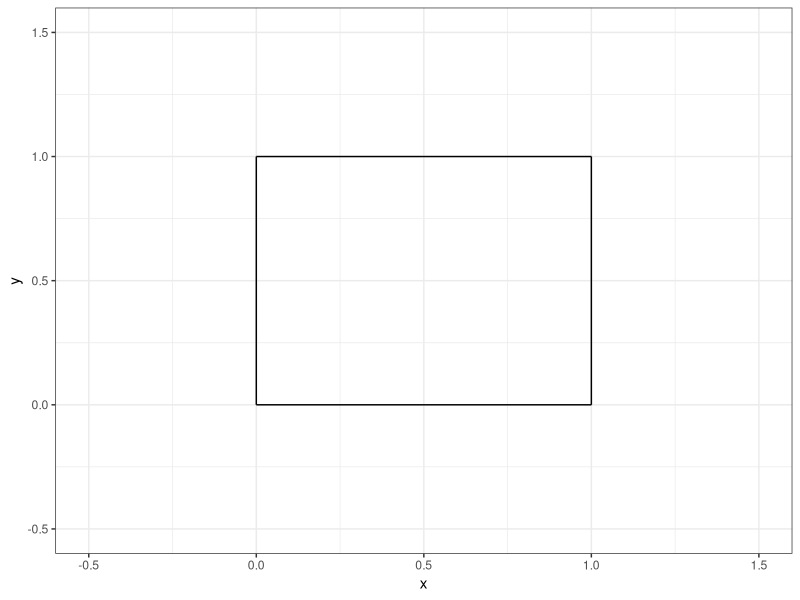
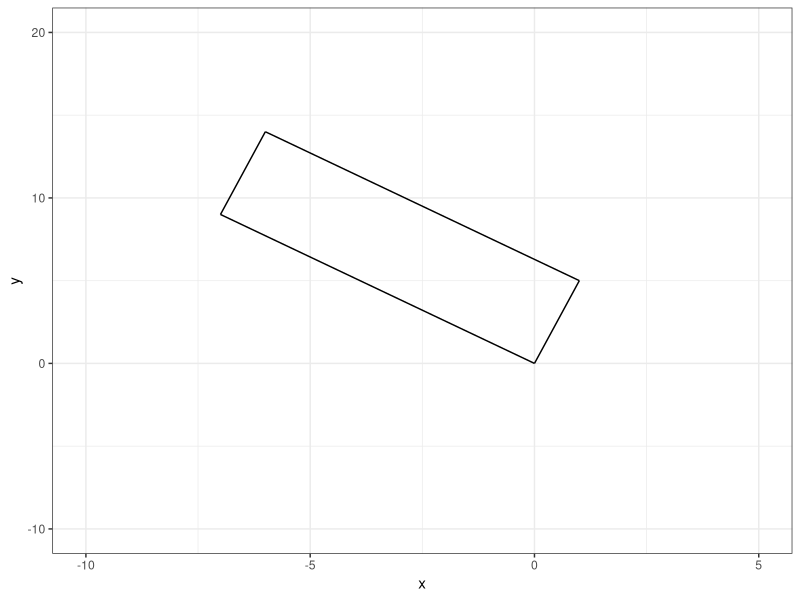
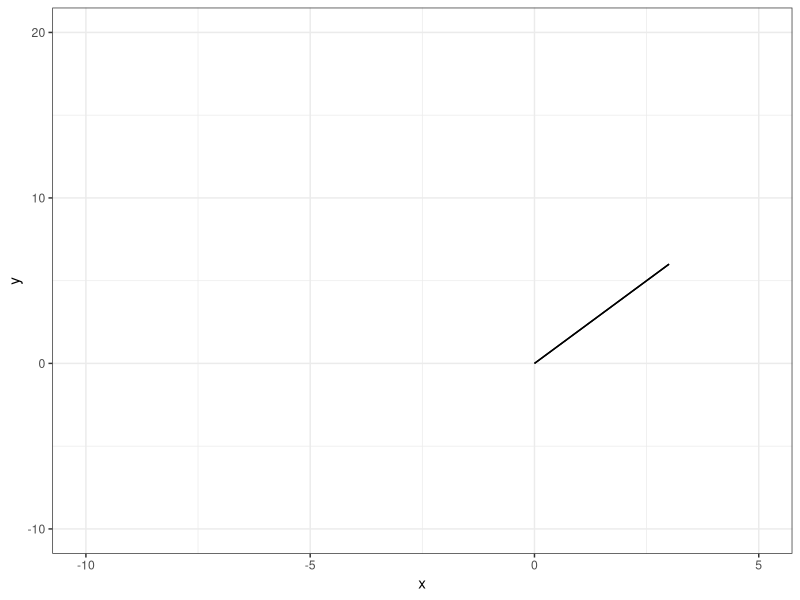
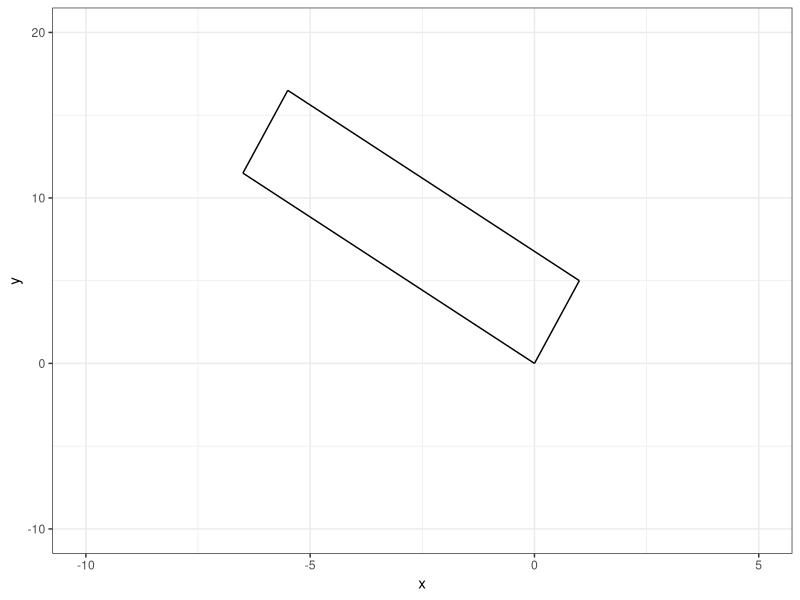
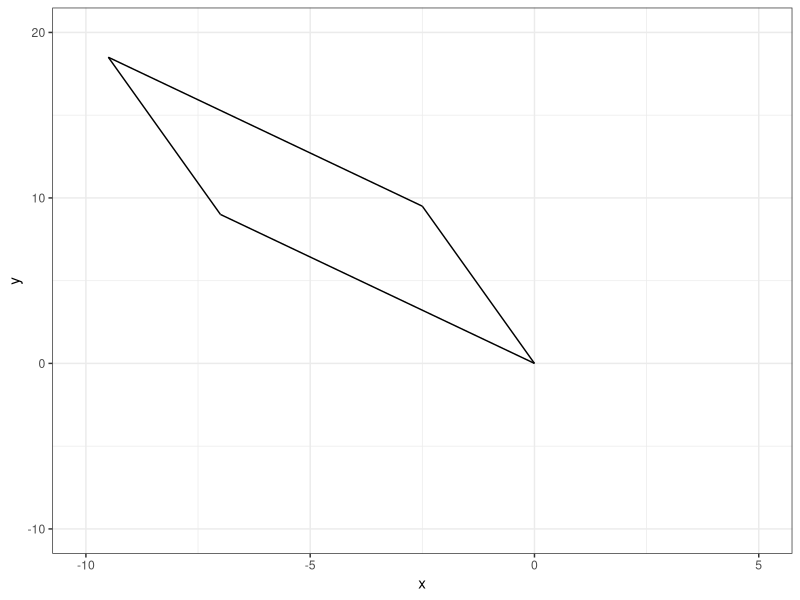
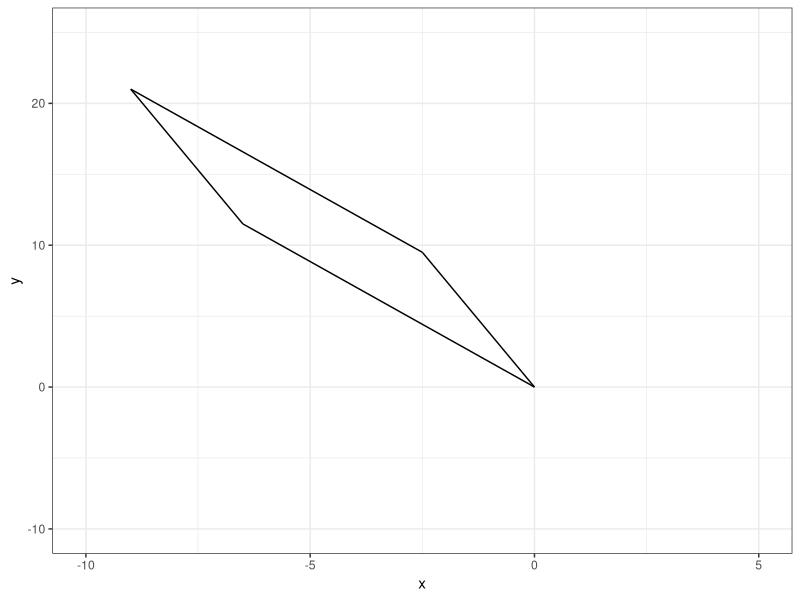

These figures' R source, in order:
## ---- chunk 1
#| echo: false

default_chunk_hook  <- knitr::knit_hooks$get("chunk")

latex_font_size <- c("Huge", "huge", "LARGE", "Large", 
                     "large", "normalsize", "small", 
                     "footnotesize", "scriptsize", "tiny")

knitr::knit_hooks$set(chunk = function(x, options) {
  x <- default_chunk_hook(x, options)
  if(options$size %in% latex_font_size) {
    paste0("\n \\", options$size, "\n\n", 
      x, 
      "\n\n \\normalsize"
    )
  } else {
    x
  }
})

## ---- chunk 2
#| label: load-packages
#| include: false
library(tidyverse)
## ---- chunk 3
#| label: fig-unitsquare
#| fig-cap: "The unit square."
#| fig-width: 3
#| fig-height: 3
#| scale: "80%"
#| fig-align: "center"
#| size: "scriptsize"
p0 <- c(0, 0)
p1 <- c(1, 0)
p2 <- c(1, 1)
p3 <- c(0, 1)
ggplot() +
  geom_segment(aes(x = p0[1], y = p0[2], xend = p1[1], yend = p1[2])) +
  geom_segment(aes(x = p1[1], y = p1[2], xend = p2[1], yend = p2[2])) +
  geom_segment(aes(x = p2[1], y = p2[2], xend = p3[1], yend = p3[2])) +
  geom_segment(aes(x = p3[1], y = p3[2], xend = p0[1], yend = p0[2])) +
  theme_bw() +
  xlim(-0.5, 1.5) +
  ylim(-0.5, 1.5) +
  labs(x = "x", y = "y")
## ---- chunk 4
data=c(1, -7, 5, 9)
(A = matrix(data, nrow=2, ncol=2, byrow=TRUE))

## ---- chunk 5
M=matrix(c(1, 0, 0, 1), nrow=2, byrow=T)
(T = A %*% M)
## ---- chunk 6
(basis.vector.1 = T[, 1])
(basis.vector.2 = T[, 2])

## ---- chunk 7
(p0 = c(0,0))
(p1 = basis.vector.1)
(p3 = basis.vector.2)
(p2 = basis.vector.1+basis.vector.2)

## ---- chunk 8
ggplot() +
  geom_segment(aes(x = p0[1], y = p0[2], xend = p1[1], yend = p1[2])) +
  geom_segment(aes(x = p1[1], y = p1[2], xend = p2[1], yend = p2[2])) +
  geom_segment(aes(x = p2[1], y = p2[2], xend = p3[1], yend = p3[2])) +
  geom_segment(aes(x = p3[1], y = p3[2], xend = p0[1], yend = p0[2])) +
  theme_bw() +
  xlim(-10, 5) +
  ylim(-10, 20) +
  labs(x = "x", y = "y")


## ---- chunk 9
(det(A))
## ---- chunk 10
data=c(1, 2, 2, 4)
(A = matrix(data, nrow=2, ncol=2, byrow=TRUE))
## ---- chunk 11
(T = A %*% M)

## ---- chunk 12
(basis.vector.1 = T[, 1])
(basis.vector.2 = T[, 2])
## ---- chunk 13
(p0 = c(0,0))
(p1 = basis.vector.1)
(p3 = basis.vector.2)
(p2 = basis.vector.1+basis.vector.2)

## ---- chunk 14
ggplot() +
  geom_segment(aes(x = p0[1], y = p0[2], xend = p1[1], yend = p1[2])) +
  geom_segment(aes(x = p1[1], y = p1[2], xend = p2[1], yend = p2[2])) +
  geom_segment(aes(x = p2[1], y = p2[2], xend = p3[1], yend = p3[2])) +
  geom_segment(aes(x = p3[1], y = p3[2], xend = p0[1], yend = p0[2])) +
  theme_bw() +
  xlim(-10, 5) +
  ylim(-10, 20) +
  labs(x = "x", y = "y")


## ---- chunk 15
(det(A))
## ---- chunk 16
M = matrix(c(1, 0.5, 0, 1), nrow=2, byrow=T)
data=c(1, -7, 5, 9)
A = matrix(data, nrow=2, ncol=2, byrow=TRUE)
T = A %*% M
basis.vector.1 = T[, 1]
basis.vector.2 = T[, 2]
p0 = c(0,0)
p1 = basis.vector.1
p3 = basis.vector.2
p2 = basis.vector.1+basis.vector.2
ggplot() +
  geom_segment(aes(x = p0[1], y = p0[2], xend = p1[1], yend = p1[2])) +
  geom_segment(aes(x = p1[1], y = p1[2], xend = p2[1], yend = p2[2])) +
  geom_segment(aes(x = p2[1], y = p2[2], xend = p3[1], yend = p3[2])) +
  geom_segment(aes(x = p3[1], y = p3[2], xend = p0[1], yend = p0[2])) +
  theme_bw() +
  xlim(-10, 5) +
  ylim(-10, 20) +
  labs(x = "x", y = "y")
det(A)
## ---- chunk 17
M = matrix(c(1, 0, 0.5, 1), nrow=2, byrow=T)
data=c(1, -7, 5, 9)
A = matrix(data, nrow=2, ncol=2, byrow=TRUE)
T = A %*% M
basis.vector.1 = T[, 1]
basis.vector.2 = T[, 2]
p0 = c(0,0)
p1 = basis.vector.1
p3 = basis.vector.2
p2 = basis.vector.1+basis.vector.2
ggplot() +
  geom_segment(aes(x = p0[1], y = p0[2], xend = p1[1], yend = p1[2])) +
  geom_segment(aes(x = p1[1], y = p1[2], xend = p2[1], yend = p2[2])) +
  geom_segment(aes(x = p2[1], y = p2[2], xend = p3[1], yend = p3[2])) +
  geom_segment(aes(x = p3[1], y = p3[2], xend = p0[1], yend = p0[2])) +
  theme_bw() +
  xlim(-10, 5) +
  ylim(-10, 20) +
  labs(x = "x", y = "y")
det(A)
## ---- chunk 18
M = matrix(c(1, 0.5, 0.5, 1), nrow=2, byrow=T)
data=c(1, -7, 5, 9)
A = matrix(data, nrow=2, ncol=2, byrow=TRUE)
T = A %*% M
basis.vector.1 = T[, 1]
basis.vector.2 = T[, 2]
p0 = c(0,0)
p1 = basis.vector.1
p3 = basis.vector.2
p2 = basis.vector.1+basis.vector.2
ggplot() +
  geom_segment(aes(x = p0[1], y = p0[2], xend = p1[1], yend = p1[2])) +
  geom_segment(aes(x = p1[1], y = p1[2], xend = p2[1], yend = p2[2])) +
  geom_segment(aes(x = p2[1], y = p2[2], xend = p3[1], yend = p3[2])) +
  geom_segment(aes(x = p3[1], y = p3[2], xend = p0[1], yend = p0[2])) +
  theme_bw() +
  xlim(-10, 5) +
  ylim(-10, 25) +
  labs(x = "x", y = "y")
det(A)
